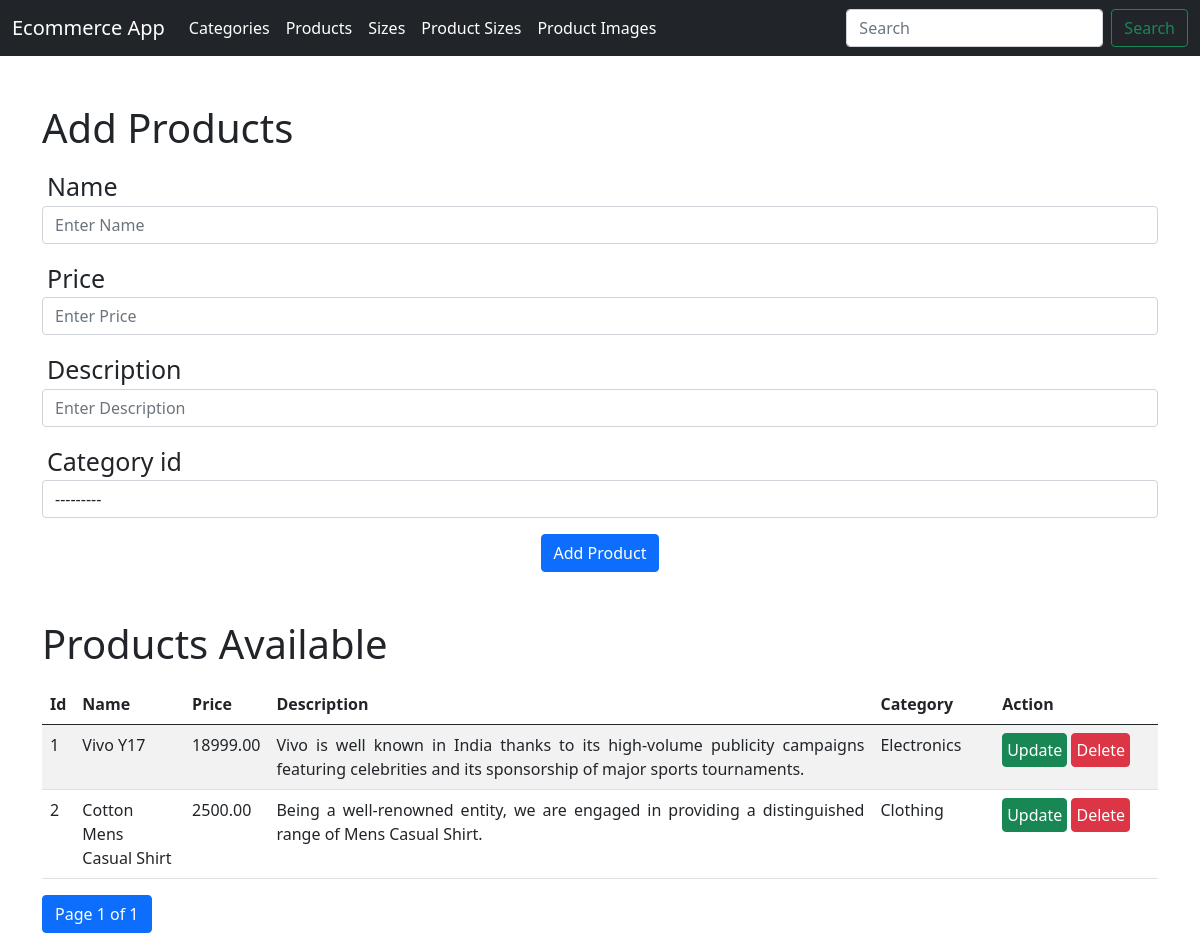
Screenshot of /products/ with the database file from the repository.
### Core/models.py (models this page shows, shortened)
class Product(models.Model):
    name = models.CharField(max_length=50)
    price = models.DecimalField(max_digits=10, decimal_places=2)
    description = models.TextField()
    category_id = models.ForeignKey(to=Category, on_delete=models.CASCADE)

class Category(models.Model):
    name = models.CharField(max_length=50)
    def __str__(self):
        return self.name
    class Meta:
        verbose_name_plural = "Categories"

### Core/views.py (the view, shortened to what this page needs)
# urls.py: path('products/', views.ProductView.as_view(), name="Products"),
class ProductView(View):
    def get(self, request, id = None, *args, **kwargs):
        product_form = ProductForm()
        if id is not None:
            products = [Product.objects.get(pk=id)]
        else:
            products = Product.objects.all()
        paginator = Paginator(products, 10, orphans=4)
        page_number = request.GET.get('page')
        page_obj = paginator.get_page(page_number)
        return render(request, "Core/products.html", {'page_obj' : page_obj, 'form' : product_form})

### Core/forms.py (shortened to what this page needs)
class ProductForm(forms.ModelForm):
    def __init__(self, *args, **kwargs):
        super(ProductForm, self).__init__(*args, **kwargs)
        self.label_suffix = ""
        self.fields.get('name').required = False
        self.fields.get('price').required = False
        self.fields.get('description').required = False
        self.fields.get('category_id').required = False
    class Meta:
        model = Product
        fields = '__all__'
        widgets = {
            'name' : forms.TextInput(attrs={'class' : 'form-control', 'placeholder' : 'Enter Name'}),
            'price' : forms.NumberInput(attrs={'class' : 'form-control', 'placeholder' : 'Enter Price'}),
            'description' : forms.TextInput(attrs={'class' : 'form-control', 'placeholder' : 'Enter Description'}),
            'category_id' : forms.Select(attrs={'class' : 'form-control'}),
        }

### Core/templates/Core/products.html (shortened to what this page needs)
{% extends "Core/base.html" %}
{% block main %}
<main class="container">
    <h1 class="mt-5 mb-3">Add Products</h1>
    <form class="text-center form-group" method="POST" NOVALIDATE>
        <div class="mb-3">
            <div class="label">
                {{ form.name.label_tag }}
            </div>
            {{ form.name }}
        </div>
        <div class="mb-3">
            <div class="label">
                {{ form.price.label_tag }}
            </div>
            {{ form.price }}
        </div>
        <div class="mb-3">
            <div class="label">
                {{ form.description.label_tag }}
            </div>
            {{ form.description }}
        </div>
        <div class="mb-3">
            <div class="label">
                {{ form.category_id.label_tag }}
            </div>
            {{ form.category_id }}
        </div>
        <button type="submit" class="btn btn-primary">Add Product</button>
    </form>
    <h1 class="mt-5 mb-3">Products Available</h1>
    <table class="table table-striped table-hover">
        <thead>
            <tr>
                <th width="2%" scope="col">Id</th>
                <th width="10%" scope="col">Name</th>
                <th width="6%" scope="col">Price</th>
                <th width="56%" scope="col">Description</th>
                <th width="11%" scope="col">Category</th>
                <th width="15%" scope="col">Action</th>
            </tr>
        </thead>
        <tbody>
            {% for product in page_obj %}
            <tr>
                <td scope="row">{{ product.id }}</td>
                <td>{{ product.name }}</td>
                <td>{{ product.price }}</td>
                <td align="justify">{{ product.description }}</td>
                <td>{{ product.category_id }}</td>
                <td><a href="{% url 'UpdateProduct' product.id %}" class="btn btn-success p-1">Update</a> <a
                    href="{% url 'DeleteProduct' product.id %}" class="btn btn-danger p-1 delete">Delete</a></td>
            </tr>
            {% endfor %}
        </tbody>
    </table>
</main>
{% endblock main %}

### Core/templates/Core/base.html (style rules this page uses)
.label { font-size: 25px; }
input[type='checkbox'], label { cursor: pointer; }

### Core/templates/Core/products.html (style rules this page uses)
.label { text-align: left; padding-left: 5px; }

### rows the page displays
Product: id "1", name "Vivo Y17", price "18999.00", description "Vivo is well known in India thanks to its high-volume publicity campaigns featuring celebrities and its sponsorship of major sports tournaments.", category_id "Electronics"
Product: id "2", name "Cotton Mens Casual Shirt", price "2500.00", description "Being a well-renowned entity, we are engaged in providing a distinguished range of Mens Casual Shirt.", category_id "Clothing"

### other values shown
{{ page_obj.number }} "1"
{{ page_obj.paginator.num_pages }} "1"
